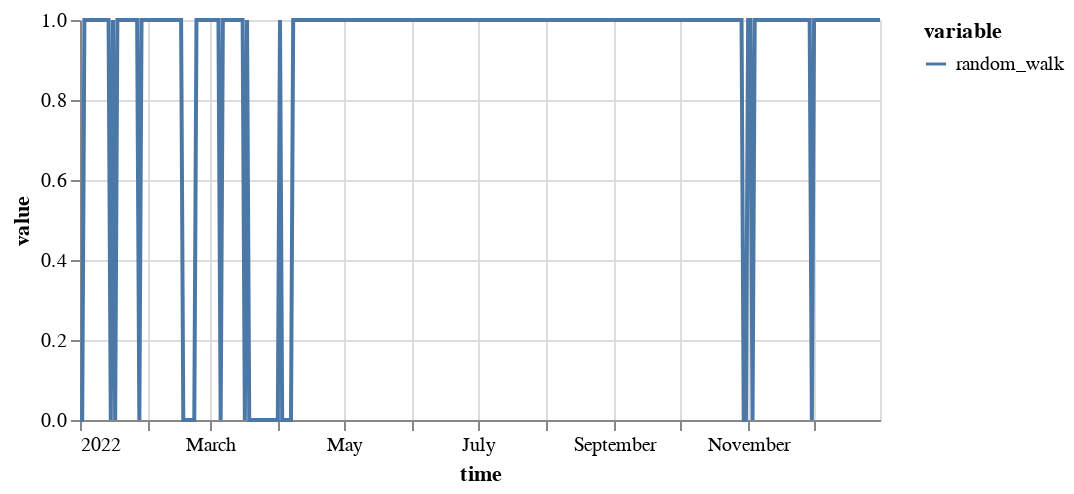

Notebook source saved alongside this figure:
### Code cell
ats.plot()

### Figure 1 — Vega specification as saved in the notebook (floating-point values rounded to 4 significant figures; data arrays with more than 128 entries replaced by an {"elided": "..."} marker saying what was removed)
{"$schema": "https://vega.github.io/schema/vega/v5.json", "data": [{"name": "source_0", "values": {"elided": "365 records"}, "transform": [{"type": "formula", "expr": "toDate(datum['time'])", "as": "time"}]}, {"name": "source_0_y_domain_value", "values": [{"min": 0.0, "max": 1.0}]}, {"name": "source_0_color_domain_variable", "values": [{"variable": "random_walk"}]}], "marks": [{"type": "group", "name": "layer_0_pathgroup", "from": {"facet": {"data": "source_0", "name": "faceted_path_layer_0_main", "groupby": ["variable"]}}, "encode": {"update": {"height": {"field": {"signal": null, "datum": null, "group": "height", "parent": null}}, "width": {"field": {"signal": null, "datum": null, "group": "width", "parent": null}}}}, "marks": [{"type": "line", "name": "layer_0_marks", "from": {"data": "faceted_path_layer_0_main"}, "sort": {"field": "x"}, "encode": {"update": {"stroke": {"field": "variable", "scale": "color"}, "x": {"field": "time", "scale": "x"}, "y": {"field": "value", "scale": "y"}, "defined": {"signal": "isValid(datum[\"time\"]) && isFinite(+datum[\"time\"]) && isValid(datum[\"value\"]) && isFinite(+datum[\"value\"])"}}}, "style": ["line"]}]}], "scales": [{"name": "x", "type": "time", "domain": {"data": "source_0", "field": "time"}, "range": [0, {"signal": "width"}]}, {"name": "y", "type": "linear", "domain": [{"signal": "(data(\"source_0_y_domain_value\")[0] || {}).min"}, {"signal": "(data(\"source_0_y_domain_value\")[0] || {}).max"}], "range": [{"signal": "height"}, 0], "zero": true, "nice": true}, {"name": "color", "type": "ordinal", "domain": {"data": "source_0_color_domain_variable", "field": "variable", "sort": true}, "range": "category"}], "axes": [{"scale": "x", "minExtent": 0, "tickCount": {"signal": "ceil(width/40)"}, "grid": true, "gridScale": "y", "domain": false, "labels": false, "aria": false, "ticks": false, "zindex": 0, "orient": "bottom", "maxExtent": 0}, {"scale": "y", "gridScale": "x", "tickCount": {"signal": "ceil(height/40)"}, "grid": true, "labels": false, "domain": false, "aria": false, "ticks": false, "zindex": 0, "maxExtent": 0, "minExtent": 0, "orient": "left"}, {"scale": "x", "labelFlush": true, "labelOverlap": true, "tickCount": {"signal": "ceil(width/40)"}, "zindex": 0, "orient": "bottom", "grid": false, "title": "time"}, {"scale": "y", "tickCount": {"signal": "ceil(height/40)"}, "zindex": 0, "title": "value", "labelOverlap": true, "grid": false, "orient": "left"}], "width": 400, "legends": [{"stroke": "color", "symbolType": "stroke", "title": "variable"}], "background": "white", "padding": 5, "height": 200, "style": "cell"}
